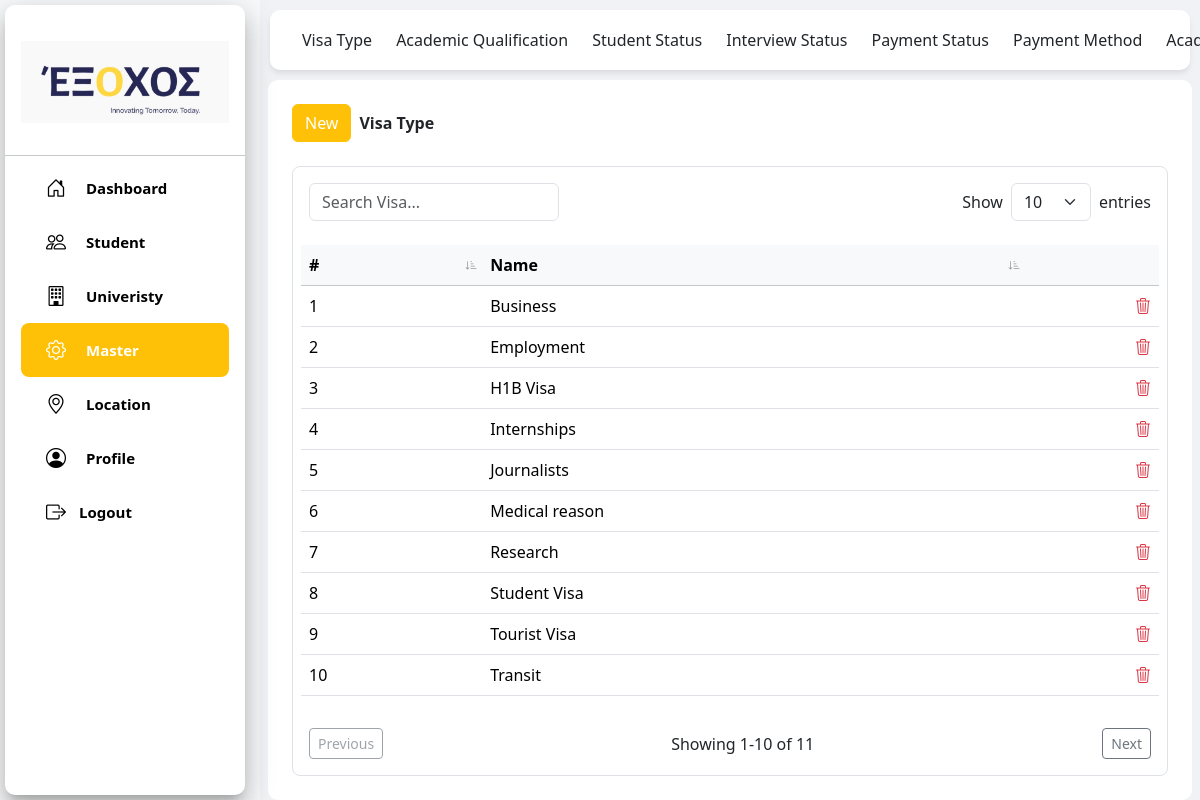
Page /contact/visa/ on the committed database.
### contact/models.py (models this page shows, shortened)
class VisaType(models.Model):
    name = models.CharField(max_length=100, null=True, blank=True)

### contact/views.py (the view)
# urls.py: path('visa/', views.visa, name="visa"),
def visa(request):
    visa_qs = VisaType.objects.all().order_by('name')
    context = {'visa_type': visa_qs,'page_title': 'Visa Type'}
    return render(request, 'visa_page.html', context)

### templates/visa_page.html (shortened to what this page needs)
{% load static %}
<!DOCTYPE html>
<html lang="en">
<head>
    <script src="https://cdn.tailwindcss.com"></script>
    <link href="https://cdn.jsdelivr.net/npm/bootstrap@5.3.2/dist/css/bootstrap.min.css" rel="stylesheet">
    <link rel="stylesheet" href="https://cdn.jsdelivr.net/npm/bootstrap-icons@1.11.3/font/bootstrap-icons.css">
    <link rel="stylesheet" href="https://cdn.datatables.net/1.13.6/css/jquery.dataTables.min.css">
</head>
<body class="bg-light">
    {% include "student_header.html"%}
    <div class="top-header" style="border-radius: 10px; margin:10px">
        <div class="container-fluid">
            <div class="d-flex justify-content-start">
                <a class="navbar-brand text-dark me-4" href="{% url 'contact:visa'%}">Visa Type</a>
                <a class="navbar-brand text-dark me-4" href="{% url 'contact:academic'%}">Academic Qualification</a>
                <a class="navbar-brand text-dark me-4" href="{% url 'contact:studenstatus'%}">Student Status</a>
                <a class="navbar-brand text-dark me-4" href="{% url 'contact:interviewstatus'%}">Interview Status</a>
                <a class="navbar-brand text-dark me-4" href="{% url 'contact:paymentstatus'%}">Payment Status</a>
                <a class="navbar-brand text-dark me-4" href="{% url 'contact:paymentmethod'%}">Payment Method</a>
                <a class="navbar-brand text-dark me-4" href="{% url 'contact:academicyear'%}">Academic Year</a>
            </div>
        </div>
    </div>
    <div class="content-wrapper">
        <div class="bg-white p-4 mx-2" style="border-radius: 10px;">
            <div class="d-flex align-items-center mb-4 gap-2">
                <button type="button" class="btn btn-warning text-white" data-bs-toggle="modal" data-bs-target="#newVisa">
                    New
                </button>
                <b>{{ page_title }}</b>
            </div>
            <div class="position-fixed top-0 end-0 p-3" style="z-index: 1100">
            </div>
            <main>
                <div class="bg-white overflow-hidden border border-gray-100 rounded-lg">
                    <div class="d-flex justify-content-between align-items-center p-3">
                        <input type="text" id="searchInput" class="form-control" placeholder="Search Visa..." style="width: 250px;">
                        <div class="d-flex align-items-center">
                            <label for="pageSize" class="me-2 mb-0">Show</label>
                            <select id="pageSize" class="form-select w-auto" style="min-width: 80px;">
                                <option value="10" selected>10</option>
                            </select>
                            <span class="ms-2">entries</span>
                        </div>
                    </div>
                    <div class="overflow-x-auto m-2">
                        <table class="table table-hover" id="visaTable">
                            <thead class="bg-light">
                                <tr class="table-light">
                                    <th class="sortable" data-column-index="0"># <span class="sort-icon bi bi-sort-down-alt"></span></th>
                                    <th class="sortable" data-column-index="1">Name <span class="sort-icon bi bi-sort-down-alt"></span></th>
                                    <th></th>
                                </tr>
                            </thead>
                            <tbody>
                                {% for visa in visa_type %}
                                <tr>
                                    <td>{{ forloop.counter }}</td>
                                    <td>
                                        <a href="#" class="open-edit-modal" data-bs-toggle="modal" data-bs-target="#EditVisaModal" data-visa-id="{{ visa.id }}" data-visa-name="{{ visa.name }}" style="color:black; text-decoration:none;">
                                            {{ visa.name }}
                                        </a>
                                    </td>
                                    <td class="text-end">
                                        <a href="#" class="open-delete-modal" data-bs-toggle="modal" data-bs-target="#DeleteVisaModal" data-visa-delete-id="{{ visa.id }}" data-visa-delete-name="{{ visa.name }}" style="color:red; text-decoration:none;">
                                            <i class="bi bi-trash3 text-danger"></i>
                                        </a>
                                    </td>
                                </tr>
                                {% endfor %}
                            </tbody>
                        </table>
                    </div>
                    <div class="d-flex justify-content-between m-3">
                        <button class="btn btn-sm btn-outline-secondary" id="prevPage">Previous</button>
                        <span id="pageInfo" class="align-self-center"></span>
                        <button class="btn btn-sm btn-outline-secondary" id="nextPage">Next</button>
                    </div>
                </div>
            </main>
        </div>
    </div>
</body>

### templates/visa_page.html (style rules this page uses)
.content-wrapper { margin-left: 260px; padding-top: 80px; background-color: #f0f2f5; min-height: 100vh; }
.top-header { position: fixed; top: 0; left: 260px; right: 0; z-index: 1020; background: #fff; box-shadow: 0 4px 6px -1px rgba(0, 0, 0, 0.1); height: 60px; display: flex; align-items: center; justify-content: space-between; padding: 0 20px; }
th.sortable { cursor: pointer; position: relative; padding-right: 25px; }
.sort-icon { position: absolute; right: 5px; top: 50%; transform: translateY(-50%); font-size: 0.75rem; color: #999; transition: color 0.2s; }

### rows in the picture
VisaType: name "Business"
VisaType: name "Employment"
VisaType: name "H1B Visa"
VisaType: name "Internships"
VisaType: name "Journalists"
VisaType: name "Medical reason"
VisaType: name "Research"
VisaType: name "Student Visa"
VisaType: name "Tourist Visa"
VisaType: name "Transit"

### other values in the picture
{{ page_title }} "Visa Type"
